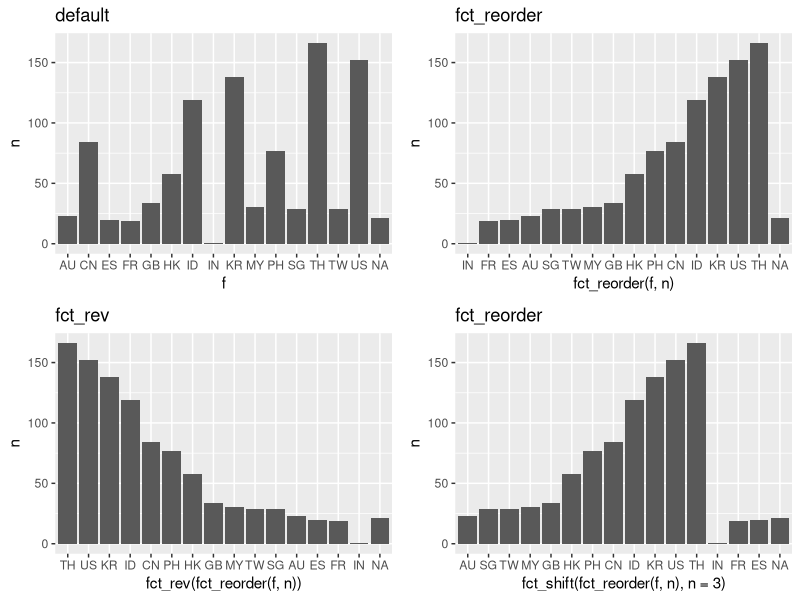

The R source for this figure:
## ---- chunk 1
# 引用符によって囲んだ文字が文字データとして扱われる
"こんにちは"

class('引用符で囲む')
## ---- chunk 2
# cat()は与えられた文字列をコンソールに出力する標準出力のための関数
cat("引用符 ' を使う")
cat('引用符 " を使う')

# バックスラッシュによるエスケープも可能
cat('引用符 \' を使う')
## ---- chunk 3
cat("こんにちは。\n今日は天気が良いですね。")
## ---- chunk 4
library(stringr)
## ---- chunk 5
# 引数に与えられた文字を結合する
str_c("こんにちは", "今日の天気は", "晴れです")

# sep引数で文字の区切りとなる位置に指定した文字を挿入する
str_c("こんにちは", "今日の天気は", "晴れです", sep = "_")

# 長さが異なるベクトルが与えられた時、要素は再利用される
# 返り値は要素の数が最も多いベクトルに合わせて出力される
str_c("こんにちは今日の天気は", 
      c("晴れ", "曇り", "雨"), 
      "です")
## ---- chunk 6
# 3つの長さのベクトルをcollapse引数で与えた文字列によって単一のベクトルに結合する
str_c("こんにちは今日の天気は", 
      c("晴れ", "曇り", "雨"), 
      "です", 
      collapse = "。")
## ---- chunk 7
str_flatten(c("あ", "い", "う", "え", "お"))
str_flatten(c("あ", "い", "う", "え", "お"), collapse = "_")
## ---- chunk 8
str_sub(string = "こんにちは", start = 3, end = 5)

# 負値により、対象が文字の末尾になる
str_sub(string = "こんにちは", start = -2)
## ---- chunk 9
# 「ん」を含んだ文字列の要素を返却する
str_subset(c("おはよう", "こんにちは", "こんばんは"), 
           pattern = "ん")
# 2, 3番目の要素に「ん」が含まれる
str_which(c("おはよう", "こんにちは", "こんばんは"), 
           pattern = "ん")
## ---- chunk 10
str_length(string = "こんにちは")

str_length(c("つくば", "Tsukuba", "筑波"))
## ---- chunk 11
str_length(NA)

animals <- 
  c("cat", "dog", "mouse", "boar") %>% 
  factor()

str_length(animals)
## ---- chunk 12
str_count(c("こんにちは", "こんばんは", "こん"), 
          pattern = "ん")
## ---- chunk 13
# \u0061 はaのユニコードエスケープ
strings <- 
  c("a", "\u0061", "A", "あ")

# 既定値はregex()の指定と等しい
str_detect(string = strings, 
           pattern = "a")
# fixed()を使用
str_detect(string = strings, 
           pattern = fixed(pattern = "^a"))
# regex()を明示して使用。先頭がaまたはAで始まる文字にマッチ
str_detect(string = strings, 
           pattern = regex(pattern = "^a", 
                           ignore_case = TRUE))
## ---- chunk 14
str_detect("今日の天気は晴れです。\n気温は26度を超えます。",
           regex("です。$", multiline = TRUE))
str_detect("# 今日の天気は晴れです。",
           regex("です。$", comments = TRUE))

str_extract("# 今日の天気は晴れです\n",
           regex("晴れです.", dotall = FALSE))
str_extract("# 今日の天気は晴れです\n",
           regex("晴れです.", dotall = TRUE))
## ---- chunk 15
i <- 
  c("I", "\u0130")

str_extract(string = i, 
           pattern = coll(pattern = "I"))
str_extract(string = i, 
           pattern = coll(pattern = "i", ignore_case = TRUE, locale = "tr"))
## ---- chunk 16
hoxom <- 
  c("ほくそえむ", "ほくそうむ", "ほくそうり")

str_detect(hoxom, "ほくそ")
## ---- chunk 17
str_detect(string = hoxom, pattern = "む$")
## ---- chunk 18
# xの要素はすべて「ほくそ」で始まるため、任意の一文字を示す . を使うとマッチしなくなる
str_detect(string = hoxom, pattern = ".ほくそ")

# 先頭および末尾の文字列を、^と$で指定したパターン
# 「ほくそ」と「む」の中には別の文字列が含まれていても良いとする
str_detect(string = hoxom, pattern = "^ほくそ.+む$")
## ---- chunk 19
fruits <- 
  c("バナナ", "リンゴ", "パイナップル")

# 「ナ」が含まれる文字列にTRUEを返す
str_detect(fruits, "ナ")

# {2}は「ナ」の2回繰り返しを示す
# バナナはナが連続して出現するが、パイナップルはナが1回しか出現しない
str_detect(fruits, "ナ{2}")
# 3回以上4回未満の「ナ」の出現はいずれの要素にも含まれない
str_detect(fruits, "ナ{3,4}")
## ---- chunk 20
prefs <- 
  c("神奈川県", "東京都", "沖縄県", "岡山県", "富山県")

# 「県」で終わり、山または川を含んだ文字列にマッチ
str_detect(prefs, "(山|川)県$")
## ---- chunk 21
strings <- 
  c("ひらがな", "カタカナ", "漢字", "ABC", "abc", "123", "a2c4e6")

# 大文字のA, B, Cのいずれかを含んだパターン
str_detect(strings, "[A-C]")
# ひらがなにマッチするパターン
str_detect(strings, "[ぁ-ん]")

# 複数の文字クラスやメタ文字を扱うこともできる
# アルファベットのAからZまで(大文字、小文字)を含んだパターンの検出
# 「ABC」, 「abc」, 「a2c4e6」にマッチする
str_detect(strings, "[A-Za-z]")
str_detect(strings, regex("[A-Z]", ignore_case = TRUE))

# 先頭および末尾が数値で、長さが3の文字とマッチするパターン
# 「123」に該当
str_detect(strings, "^[0-9]{3}$")
# ひらがな、カタカナ、漢字の一部を含んだパターンを検出
# 「ひらがな」, 「カタカナ」, 「漢字」にマッチ
str_detect(strings, "[ぁ-んァ-ヶ一-龠]")
## ---- chunk 22
strings <- 
  c("alphabet", "123456", "alnum789", "123 456")

str_extract(string = strings, pattern = "[[:alpha:]]")

str_extract(strings, "[[:digit:]]")
str_extract(strings, "[[:space:]]")
## ---- chunk 23
# 対象文字列でマッチするすべての文字列をリストで返す
str_extract_all(string = strings, pattern = "[[:alpha:]]")

# 各要素を行とし、マッチした箇所を含んだ行列として返却
str_extract_all(strings, "[[:alpha:]]", simplify = TRUE)
## ---- chunk 24
# 前後および文章の中に空白を含んだ文字列ベクトルを用意する
(x <- c("\n こんにちは。今日は天気が良いですね。\nでも    明日は雨が降るらしいです \n\n\n"))
## ---- chunk 25
# 文字列に含まれる空白文字の除去。既定値で両側の空白が対象になる
str_trim(x)
str_trim(x, side = "left")
## ---- chunk 26
str_squish(x)
## ---- chunk 27
str_replace("こんばんは",
            pattern     = "ばんは", 
            replacement = "にちは")
## ---- chunk 28
# 「こんばんは」中の「ん」を空白文字列に置換
# str_replace()では、最初の「ん」しか変更されない
str_replace("こんばんは", "ん", " ")
# str_replace_all()を用いることですべての箇所が置換の対象になる
str_replace_all("こんばんは", "ん", " ")
## ---- chunk 29
# 複数のパターンの置換を同時に実行する
x <- 
  c("こんばんは", "こんにちは 今日は寒いですね")

str_replace_all(x, 
                c("こんばんは" = "今晩は", "寒い" = "暑い"))
## ---- chunk 30
address <- 
  c("東京都渋谷区桜ヶ丘", 
    "岡山県岡山市北区清心町", 
    "茨城県つくば市小野川",
    "京都府舞鶴市字浜")

str_replace(string = address, 
            pattern = "(東京都|道|府|県).+",
            replacement = "\\1")
## ---- chunk 31
str_remove("文字列の「この部分」を削除する", "この部分")

# 最初にマッチした箇所を除外する
str_remove("Hello world", "o")
# 全てのマッチ箇所を除外の対象にする
str_remove_all("Hello world", "o")
## ---- chunk 32
str_replace_na(c(NA_character_, "abc", "こんにちは"))
## ---- chunk 33
souseki_text <- 
  c("吾輩は猫である。名前はまだない。\nどこで生れたかとんと見当けんとうがつかぬ。何でも薄暗いじめじめした所でニャーニャー泣いていた事だけは記憶している。")
## ---- chunk 34
# 「である。」および「つかぬ。」が出現する位置で要素を分割する
str_split(string = souseki_text, pattern = "(である|つかぬ)。")

# 引数nで返り値の要素数を制御
# n以上の分割は行われない
str_split(souseki_text, 
          "(である|つかぬ)。", 
          n = 2)
# str_split_fixed()の返り値は行列で、引数nにより列数を指定する
str_split_fixed(string = souseki_text, 
                pattern = "(である|つかぬ)。", 
                n = 2)
## ---- chunk 35
str_split(souseki_text, boundary("character"))
# マルチバイト文字を含んだ改行はうまくいかないことがある
str_split(souseki_text, boundary("line_break"))
str_split("blah\nblah\nblah", boundary("line_break"))
str_split(souseki_text, boundary("word"))
str_split(souseki_text, boundary("sentence"))
## ---- chunk 36
str_order(c("あ", "え", "い", "う", "え", "お", "あ", "お"),
          locale = "ja_JP")

str_sort(c("あ", "え", "い", "う", "え", "お", "あ", "お"))

stringi::stri_order(c("い", "あ", "う", "あ"))
str_order(c("a", "b", "a"))
str_sort(letters)
## ---- chunk 37
x <- "\x82\xa0\x82\xa2\x82\xa4\x82\xa6\x82\xa8"
# str_conv()では元のエンコードを指定するだけで自動的に現在のエンコード形式に変更する
str_conv(x, encoding = "cp932")
## ---- chunk 38
my_name <- "真也"
age_year <- 1989
age_jp_year <- 1
# 3つのオブジェクトを文字列の中で利用する。
# age_jp_year, age_yearの2箇所でフォーマットを指定している(ともに整数)
str_interp("私の名前は${my_name}です。
平成$[02d]{age_jp_year}($[4d]{age_year})年の生まれです。")
## ---- chunk 39
str_interp("$[4d]{age_year - 4}年の生まれです。")
## ---- chunk 40
str_interp("$[4d]{age_year}年の生まれです。", 
           env = list(age_year = 2000))
## ---- chunk 41
str_glue(
  "{when}の時刻は {datetime}\n",
  "時刻を書式化すると{format(datetime, '%Y年%m月%d日 %X')}\n",
  "日付は {format(datetime, '%Y年%m月%d日')}　です\n",
  "時刻は {format(datetime, '%X')} です",
  when = "ただいま",
  datetime = Sys.time()
)

df_jyunishi <- 
  data.frame(
    eto = c("子", "丑", "寅", "卯", "辰", "巳", "午",
            "未", "申", "酉", "戌", "亥"), 
    stringsAsFactors = FALSE)

# データフレームの変数を参照する
# 複数の要素が与えられた時は、与えられた数の出力を行う
df_jyunishi %>% 
  str_glue_data("{2008 + 0:11}年の干支は{eto}です")
## ---- chunk 42
str_pad(1:20, width = 2, pad = "0")
## ---- chunk 43
str_pad("a", width = c(5, 3, 4), pad = "_", side = "right")
str_pad("a", width = 2, pad = c("_", "-"), side = "right")
## ---- chunk 44
str_trunc("aaaaaa", 5)

# side引数で省略位置の指定を行う
str_trunc("aaaaaa", 5, side = "center")
# ellipsis引数で省略記号を変更する
str_trunc("aaaaaa", 5, ellipsis = "(略)")
## ---- chunk 45
library(forcats)
## ---- chunk 46
# 標準関数ではロケールの設定を反映した並び替えが行われる
as.factor(c("A", "C", "B"))
as.factor(c("あ", "う", "い", "お"))

# forcats::as_factor() では要素の出現した順番に水準が与えられる
as_factor(c("A", "C", "B"))

# sort()を適用して水準を定義する処理
c("あ", "う", "い", "お") %>% 
  sort() %>% 
  as_factor()
## ---- chunk 47
df_sns <- 
  readr::read_csv("data/sns.csv")

df_sns$nationality[1:5]
## ---- chunk 48
df_count <- 
  fct_count(df_sns$nationality)

# ベクトルで与えた変数は因子として扱われる
df_count$f %>% levels()

# 出力されるデータフレームの並びを頻度の降順にする
fct_count(df_sns$nationality, sort = TRUE) %>% 
  head()
## ---- chunk 49
# アルファベットの並びで順序が与えられる
df_sns$nationality %>% 
  factor() %>% 
  levels()
# fct_inorder()... それぞれの水準の並びの違いに注意
df_sns$nationality %>% 
  sort(decreasing = TRUE) %>% # アルファベットの降順ソートを行う
  fct_inorder() %>% 
  levels()
# fct_infreq()... 頻度による順序づけ
df_sns$nationality %>% 
  fct_infreq() %>% 
  levels()
## ---- chunk 50
library(ggplot2)

p1 <- df_count %>% 
  ggplot(aes(f, n)) + 
  geom_bar(stat = "identity") +
  ggtitle("default")
# 別水準(ここでは頻度)による並び替え
p2 <- df_count %>% ggplot(aes(fct_reorder(f, n), n)) + 
  geom_bar(stat = "identity") +
  ggtitle("fct_reorder")
# 順位を逆転させる
p3 <- df_count %>% 
  ggplot(aes(fct_rev(fct_reorder(f, n)), n)) + 
  geom_bar(stat = "identity") +
  ggtitle("fct_rev")
# fct_shiftでは引数nに指定した値分、順位をずらす
p4 <- df_count %>% 
  ggplot(aes(fct_shift(fct_reorder(f, n), n = 3), n)) + 
  geom_bar(stat = "identity") +
  ggtitle("fct_reorder")

gridExtra::grid.arrange(p1, p2, p3, p4, ncol = 2)
## ---- chunk 51
(x <- as_factor(df_sns$nationality[1:5]))


# US, THの値を「アメリカ」、「タイ」に変換
# IDをNAとして処理し、水準から除外する
x %>% 
  fct_recode(
    `アメリカ` = "US",
    `タイ`     = "TH",
    NULL       = "ID"
  )
## ---- chunk 52
# 国籍のベクトルを因子型にしたデータの一部を参照
# 水準を引き継ぐ
(x[1:2])
## ---- chunk 53
droplevels(x[1:2])

fct_drop(x[1:2])
# IDのみを削除 (HKを残す)
fct_drop(x[1:2], only = c("ID"))
## ---- chunk 54
fct_count(df_sns$nationality, sort = TRUE) %>% 
  head()

fct_collapse(df_sns$nationality,
             Asia    = c("CN", "HK", "ID", "IN", "KR", 
                         "MY", "PH", "SG", "TH", "TW"),
             America = c("US"),
             Europa  = c("ES", "FR", "GB"),
             Oceania = c("AU")) %>% 
  fct_count(sort = TRUE)
## ---- chunk 55
# nationalityは15要素からなり、合計で500になる
table(df_sns$nationality)

# nで再グループ化後の要素数を定義する
df_sns$nationality %>% 
  fct_lump(n = 6, other_level = "その他") %>% 
  table()

# 全体に対するCNの割合は0.128、GBは0.042
# propで閾値を設定する... GBはその他のグループに含まれる
df_sns$nationality %>% 
  fct_lump(prop = 0.05, other_level = "その他") %>% 
  table()
## ---- chunk 56
nationality <- 
  df_sns$nationality %>% 
  as_factor()

# 欠損値は除外されている
table(nationality)

# 欠損値 NAは (Missing) という文字列に置換され、結果に含まれる
nationality %>% 
  fct_explicit_na() %>% 
  table()

# 欠損値は水準の最後の値に採用される
c("(aa)", "(zz)", NA) %>% 
  fct_explicit_na()
## ---- chunk 57
x <- "2018-02-05"
class(x)
## ---- chunk 58
# 日付を表す文字を変換する
as.Date(x) %>% class()
## ---- chunk 59
# 協定世界時での1970年1月1日が数値的に0として扱われることを確認
as.numeric(as.Date("1970-01-01"))

# tz引数に協定世界時 UTCを与えた際の1970年1月1日0時0分を数値化
as.numeric(as.POSIXlt("1970-01-01 00:00:00", tz = "UTC"))

# 日付オブジェクトを生成するas.Date()関数では、1970年1月1日から一日進むごとに数値が1加えられる
as.Date("1970-01-02") %>% as.numeric()
# 時間オブジェクトを生成するas.POSIXlt()関数では1秒ごとに1追加される
as.numeric(as.POSIXlt("1970-01-01 00:00:01", tz = "UTC"))

# 本書執筆時の日付・時間とその数値変換した値の出力とその数値的表現
Sys.Date()
as.numeric(Sys.Date())
Sys.time()
as.numeric(Sys.time())
## ---- chunk 60
# Dateオブジェクトでは1日を単位1として演算処理を行う
x <- Sys.Date()
# 昨日の日付を求める
x - 1
# 現在の日付から10日後の日付を返す
x + 10
# POSIXctオブジェクトでは1秒を1単位として扱う
x <- Sys.time()
x - 3 * 60 * 60
# クラスが異なるために警告が表示される
Sys.time() - Sys.Date()
# 指定されていない日付・時間は丸め込み処理が行われる
as.POSIXct("1970-01-01") - as.POSIXct("2015-12-25 21:00:00")
## ---- chunk 61
library(lubridate)

# 直感的に理解しやすい関数を豊富に備えている
today()
now()
## ---- chunk 62
# 年月日形式の文字列を日付として扱う
ymd("20151225", tz = "Asia/Tokyo")
# 年月日という表記形式に対応する
ymd(c("20151225", "2017-02-24", "2001年8月31日"))
# 表記形式の異なる要素では読み込みに失敗する
ymd_hms(c("20151225 12:30:40", "2017-02-24 12:30:40", "August 31, 2001"))
# 日付・時間の要素のみを対象にする
ymd(c("今日は2017年2月25日です。",
               "明日は2017年2月26日です",
               "20170227"))
## ---- chunk 63
make_date(year = 1970, month = 1:3, day = 5:3)
# 指定を省略した要素には0あるいは1が与えられる
make_datetime(1970, 1, 1, hour = 3, sec = 30)
## ---- chunk 64
# 算術演算子を使った処理
ymd("20160226") - 7
ymd_hms("20160226 04:55:21") + 20

# 3月26日を求める
ymd("20160226") + 29
ymd("20160226") + months(1)

ymd("19891127") + years(28) + months(3) - days(30)
## ---- chunk 65
# 1989年11月から1ヶ月刻みで増やしていく
ymd("19891130") + months(1:12)

ymd("19891130") %m+% months(1:12)
ymd("19891130") %m+% years(1:12)
## ---- chunk 66
(x <- now())

update(x, year = 1989)
update(x, hour = 11, minute = 30, second = 00)
## ---- chunk 67
# 1970年1月1にから今日までのIntervalクラスオブジェクトを作る
time_int <- 
  interval(ISOdate("1970", "01", "01"), today(), tzone = "Asia/Tokyo")
time_int

interval(as.Date("2016-01-01"), today())
# %--%演算子によるIntervalクラスオブジェクトの生成
ISOdate("2016", "01", "01") %--% today()
## ---- chunk 68
# Intervalオブジェクトに対する検証
is.interval(time_int)

# 期間の始点と終点を返す
int_start(time_int)
int_end(time_int)
# 期間を反転させる
int_flip(time_int)
# 期間の長さを秒単位で表示する(1日の長さを示す)
int_length(interval(today() - 1, today(), tzone = "Asia/Tokyo"))
# 期間中の時間を標準化させる
int_standardize(time_int)
# 期間をずらす
int_shift(time_int, duration(days = 30))
int_shift(time_int, duration(days = -5))
## ---- chunk 69
int_aligns(interval(ISOdate("1970", "01", "01"), ymd("2012-04-01"), tzone = "Asia/Tokyo"), 
           interval(ISOdate("1989", "11", "17"), today(), tzone = "Asia/Tokyo"))

# 2つの期間は終点が同じであるため、返り値がTRUEとなる
int_aligns(interval(ISOdate("1970", "01", "01"), today(), tzone = "Asia/Tokyo"), 
           interval(ISOdate("1989", "11", "17"), today(), tzone = "Asia/Tokyo"))

int_overlaps(interval(ISOdate("1970", "01", "01"), ymd("2012-04-01"), tzone = "Asia/Tokyo"), 
           interval(ISOdate("1989", "11", "17"), today(), tzone = "Asia/Tokyo"))

interval(as.Date("2016-01-01"), today()) / ddays(2)
## ---- chunk 70
# 5月1日から8日までの日付オブジェクトを生成
(x <- 
  make_date(2018, 5, 1:8))

renkyu <- 
  interval(ymd("2018-05-03"), ymd("2018-05-06"))

x %within% renkyu
## ---- chunk 71
x.duration <- duration(day = -1, units = "day")
class(x.duration)
is.duration(x.duration)
duration(second = 90)
# 文字列からも作成できる
duration("31 days")

# 1年の秒表記
dyears(1)
# 1週間と7日間は同じ期間である
dweeks(1) - ddays(7)

# 1~3時間の期間を秒数で返す
c(1:3) * dhours(1)
# 1日の秒数を返す
int_length(interval(today() - 1, today(), tzone = "Asia/Tokyo")) %>% dseconds()
## ---- chunk 72
period(1, "days")
today()
today() - period(day = 10)
## ---- chunk 73
# 現在の時刻を出力する。時間帯にはJST 日本標準時が使われている
(x <- now())
# with_tz()では、引数tzone に与えた時間帯での時間を返す
with_tz(x, tzone = "UTC")
with_tz(x, tzone = "America/Puerto_Rico")
## ---- chunk 74
# 引数tzで時間帯を指定する
ymd("2015-October-17", tz = "Asia/Tokyo")
ymd("2015年10月10日", tz = "Asia/Tokyo")

c(25122015, "27-11-2015", "2日1月2000年") %>% dmy(tz = "Asia/Tokyo")
